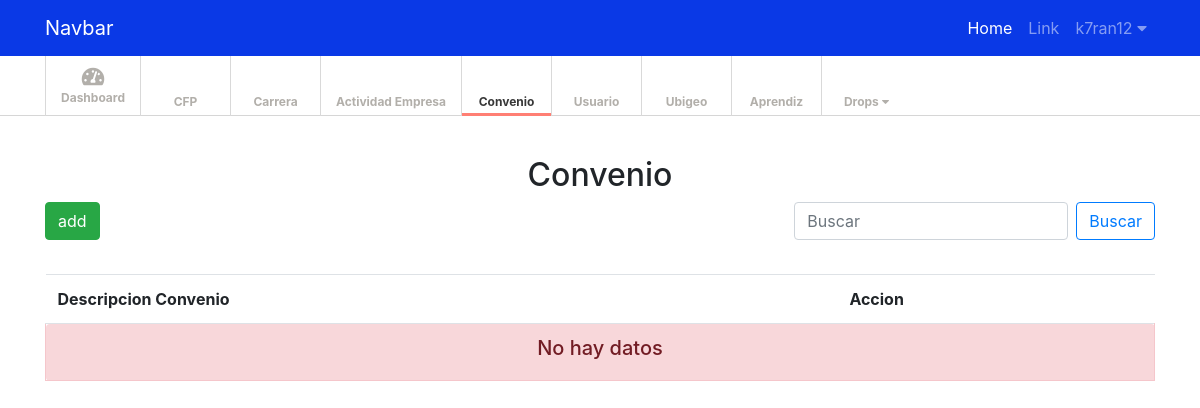
The app's page /convenio (signed in), older data.
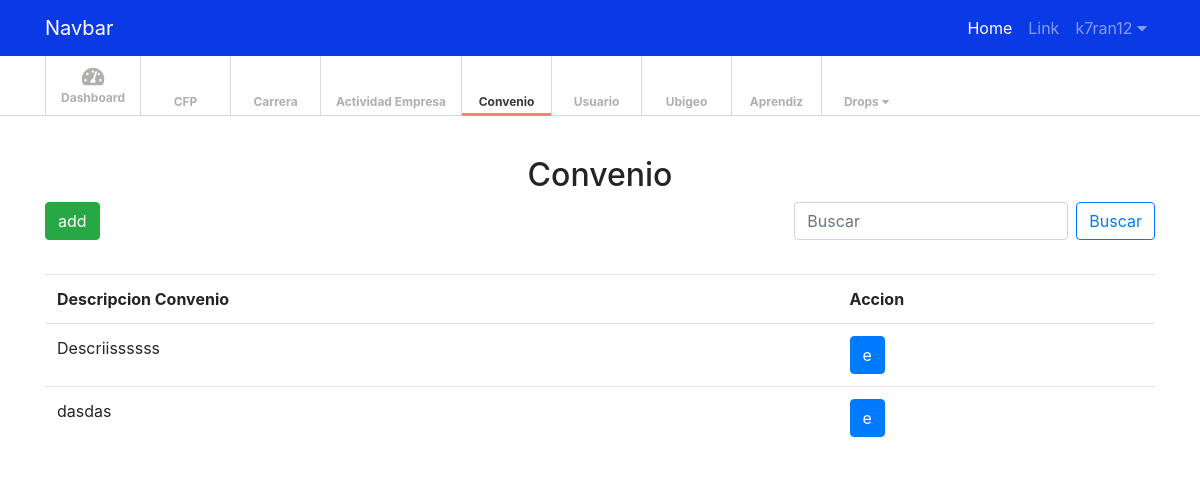
The same page, newer data.
### tables this page shows
CREATE TABLE `convenio` (
  `id_conv` int(11) NOT NULL,
  `desc_conv` char(30) DEFAULT NULL
);

### model/conexion_model.php (called while the page is built, shortened)
<?php
	class conexion_model
	{
		private $host = "localhost";
		private $user = "root";
		private $pass = "";
		private $bd = "sistemapva";
		public function conectar(){
			$con = mysqli_connect($this->host, $this->user, $this->pass, $this->bd);
			mysqli_set_charset ( $con , 'utf8' );
			return $con;
		}
	}

### model/convenio_model.php (called while the page is built, shortened)
<?php
	require_once("conexion_model.php");
	class convenio_model extends conexion_model
	{
		private $con;
		function __construct()
		{
			$this->con = parent::conectar();
		}
		public function mostrar_convenio()
		{
			$consulta = "SELECT * FROM convenio ORDER BY id_conv LIMIT 10";
			$query = mysqli_query($this->con, $consulta);
			$array_carrera = array();
			while ($datos = mysqli_fetch_assoc($query))
			{
				$array['id_conv'] = $datos['id_conv'];
				$array['desc_conv'] = $datos['desc_conv'];
				array_push($array_carrera, $array);
			}
			return $array_carrera;
		}
	}

### view/convenio_view.php (the view, shortened to what this page needs)
<?php
	require_once("model/ubigeo_model.php");
  require_once("model/convenio_model.php");
  $conv = new convenio_model();
 ?>
<center><h2>Convenio</h2></center>
<div style="float: left;">
     <button type="button" class="btn btn-success my-2 my-sm-0" data-toggle="modal" data-target=".agregar_convenio">add</button>
</div>
<div style="float: right;">
	<form class="form-inline my-2 my-lg-0">
      <input class="form-control mr-sm-2" type="search" placeholder="Buscar" aria-label="Search">
      <button class="btn btn-outline-primary my-2 my-sm-0" type="submit">Buscar</button>
    </form>
</div><br><br><br>
<?php
  if (!empty($_POST['buscar'])) {
    $buscar = $_POST['buscar'];
    $datos_convenio = $conv->buscar_datos_convenio($buscar);
    if (!empty($datos_convenio)) {
      ?>
      <table class="table table-hover">
          <tr>
            <th>Descripcion Convenio</th>
            <th>Accion</th>
          </tr>
      <?php
      foreach ($datos_convenio as $value) {
        ?>
          <tr>
            <td style="display: none;" class="datos_convenio_editar"><?php echo $value['id_conv'] ?></td>
            <td class="datos_convenio_editar"><?php echo $value['desc_conv'] ?></td>
            <td><button type="button" class="btn btn-primary editar_convenio" data-toggle="modal" data-target=".editar_convenio_modal">e</button></td>
          </tr>
        <?php
      }
      ?>
      </table>
      <?php
    }
    else{
      ?>
      <table class="table table-hover">
         <tr>
            <th>Descripcion Convenio</th>
            <th>Accion</th>
          </tr>
        <tr>
          <td class="alert alert-danger" role="alert" colspan="3"><center><h5>No hay datos</h5></center></td>
        </tr>
      </table>
      <?php
    }
  }
  else{
    $datos_convenio = $conv->mostrar_convenio();
    if (!empty($datos_convenio)) {
      ?>
      <table class="table table-hover">
          <tr>
            <th>Descripcion Convenio</th>
            <th>Accion</th>
          </tr>
      <?php
      foreach ($datos_convenio as $value) {
        ?>
          <tr>
            <td class="datos_convenio_editar"><?php echo $value['desc_conv'] ?></td>
            <td><button type="button" class="btn btn-primary editar_convenio" data-toggle="modal" data-target=".editar_convenio_modal">e</button></td>
          </tr>
        <?php
      }
      ?>
      </table>
      <?php
    }
    else{
      ?>
      <table class="table table-hover">
          <tr>
            <th>Descripcion Convenio</th>
            <th>Accion</th>
          </tr>
        <tr>
          <td class="alert alert-danger" role="alert" colspan="3"><center><h5>No hay datos</h5></center></td>
        </tr>
      </table>
      <?php
    }
  }
 ?>

Row changes from the older to the newer data that the page shows:
added convenio: desc_conv "Descriissssss"
added convenio: desc_conv "dasdas"
Text that changed along with them:
text no longer shown: "No hay datos"
